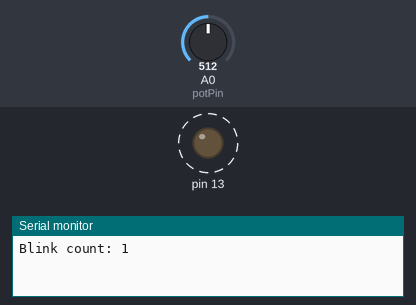
The sketch below on a simulated Arduino Uno, built with avr-gcc and run on an emulated ATmega328P. Shown: output pins drawn as LEDs (lit = HIGH), the last lines printed to the serial monitor. Dashed ring = blinking. The test bench sets the inputs (shaded band); at power-on: A0 (potPin) = 512.

Above: at 1.8 s.
1.9 s: A0 (potPin) set to 306
At 2.2 s:
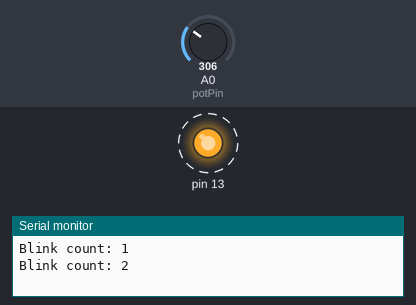
5.4 s: A0 (potPin) set to 122
8.9 s: A0 (potPin) set to 0
At 10.0 s:
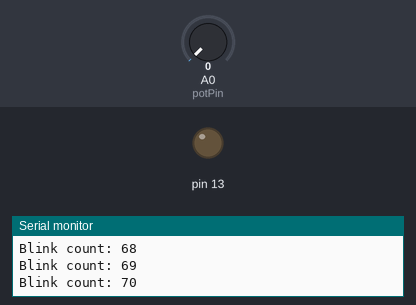
13.0 s: A0 (potPin) set to 511
At 13.26 s:
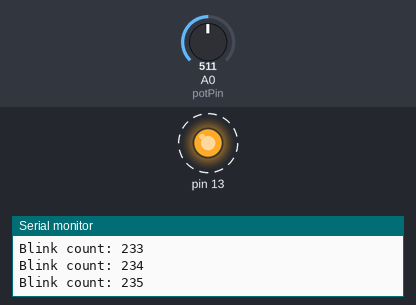
Timing chart, 0 to 18.1 s (numbered marks = the images above; inputs shaded):
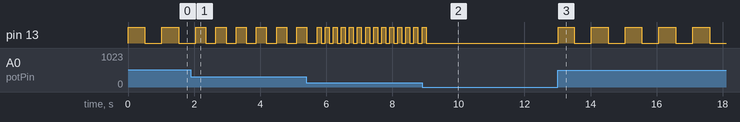

The sketch:

led_blink.ino
```cpp
/*
 * Project: Variable Speed LED Blink with Telemetry
 * Author: Nipun Pandkar
 * Date: July 2026
 * Description: Reads an analog potentiometer input to adjust LED blinking
 * frequency while tracking execution iterations via Serial.
 */
int blinkCount = 0;
const int potPin = A0;

void setup() {
  pinMode(13, OUTPUT);
  Serial.begin(9600);
}

void loop() {
  int sensorValue = analogRead(potPin); // Reads values from 0 to 1023

  digitalWrite(13, HIGH);
  delay(sensorValue);
  digitalWrite(13, LOW);
  delay(sensorValue);

  blinkCount++;
  Serial.print("Blink count: ");
  Serial.println(blinkCount);
}
```

Measured:
- after the input at 1.9 s, pin 13: alternates HIGH for 0.31 s and LOW for 0.31 s, starting after 0.46 s
- after the input at 8.9 s, pin 13: goes on until 9.0 s, then stays LOW
- after the input at 13.0 s, pin 13: alternates HIGH for 0.51 s and LOW for 0.51 s, starting at once
- by itself, pin 13: alternates HIGH for 0.51 s and LOW for 0.51 s
